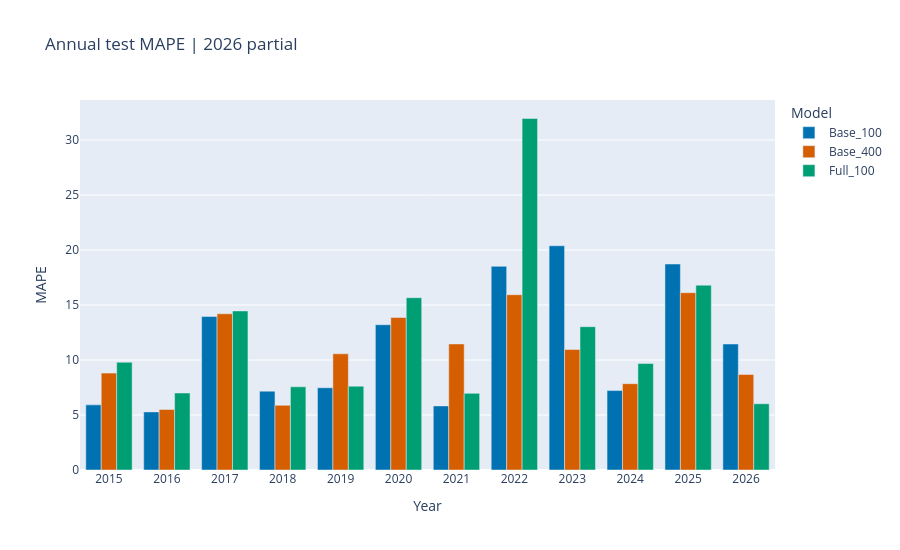

Here is the notebook cell this chart was saved with:
### Code cell
colors={'Base_100':'#0072B2','Base_400':'#D55E00','Full_100':'#009E73'}
fig,axes=plt.subplots(2,1,figsize=(14,9),constrained_layout=True)
a=annual[order].copy();a.index=[str(v)+('*' if v==2026 else '') for v in a.index]
a.plot.bar(ax=axes[0],color=list(colors.values()),rot=0)
axes[0].set(title='Annual test MAPE | *2026 partial year',ylabel='MAPE (%)',xlabel='Test year')
for c in axes[0].containers:axes[0].bar_label(c,fmt='%.1f',padding=2,fontsize=8)
b=summary.pivot(index='Period',columns='Model',values='Mean_annual_MAPE')[order]
b.plot.bar(ax=axes[1],color=list(colors.values()),rot=0)
axes[1].set(title='Equal-year mean test MAPE',ylabel='MAPE (%)',xlabel='Period')
for c in axes[1].containers:axes[1].bar_label(c,fmt='%.2f',padding=3)
for ax in axes:ax.grid(axis='y',alpha=.2);ax.margins(y=.16)
fig.savefig(OUT/'annual_mape_comparison.png',dpi=150);plt.close(fig);display(Image(filename=str(OUT/'annual_mape_comparison.png')))
fig,axes=plt.subplots(4,3,figsize=(16,13),constrained_layout=True)
for ax,year in zip(axes.flat,YEARS):
    test=predictions[(predictions.Year==year)&(predictions.Split=='Test')]
    actual=test[test.Model=='Base_100'];ax.plot(actual.Date,actual.Actual,color='black',lw=1.1,label='Actual')
    for name in order:
        g=test[test.Model==name];ax.plot(g.Date,g.Predicted,color=colors[name],lw=.9,label=name)
    ax.set_title(str(year)+(' (partial)' if year==2026 else ''));ax.grid(alpha=.2)
    ax.tick_params(axis='x',labelrotation=30,labelsize=7)
axes.flat[0].legend(fontsize=8)
fig.suptitle('Annual held-out predictions | same-date target price',fontsize=16)
fig.savefig(OUT/'annual_predictions.png',dpi=140);plt.close(fig);display(Image(filename=str(OUT/'annual_predictions.png')))
plot=metrics[metrics.Split=='Test'].copy();plot['Year']=plot.Year.astype(str)
fig=px.bar(plot,x='Year',y='MAPE',color='Model',barmode='group',color_discrete_map=colors,category_orders={'Model':order},title='Annual test MAPE | 2026 partial',height=550)
fig.write_html(OUT/'annual_mape_comparison.html',include_plotlyjs=True);display(fig)

### Figure 1 — Plotly figure (JSON) as saved in the notebook; plotly's stock layout.template omitted (floating-point values rounded to 4 significant figures)
{"data": [{"alignmentgroup": "True", "hovertemplate": "Model=Base_100<br>Year=%{x}<br>MAPE=%{y}<extra></extra>", "legendgroup": "Base_100", "marker": {"color": "#0072B2", "pattern": {"shape": ""}}, "name": "Base_100", "offsetgroup": "Base_100", "orientation": "v", "showlegend": true, "textposition": "auto", "type": "bar", "x": ["2015", "2016", "2017", "2018", "2019", "2020", "2021", "2022", "2023", "2024", "2025", "2026"], "xaxis": "x", "y": [5.922, 5.284, 13.96, 7.171, 7.477, 13.21, 5.83, 18.52, 20.39, 7.223, 18.73, 11.46], "yaxis": "y"}, {"alignmentgroup": "True", "hovertemplate": "Model=Base_400<br>Year=%{x}<br>MAPE=%{y}<extra></extra>", "legendgroup": "Base_400", "marker": {"color": "#D55E00", "pattern": {"shape": ""}}, "name": "Base_400", "offsetgroup": "Base_400", "orientation": "v", "showlegend": true, "textposition": "auto", "type": "bar", "x": ["2015", "2016", "2017", "2018", "2019", "2020", "2021", "2022", "2023", "2024", "2025", "2026"], "xaxis": "x", "y": [8.81, 5.5, 14.21, 5.88, 10.56, 13.87, 11.46, 15.94, 10.95, 7.847, 16.12, 8.681], "yaxis": "y"}, {"alignmentgroup": "True", "hovertemplate": "Model=Full_100<br>Year=%{x}<br>MAPE=%{y}<extra></extra>", "legendgroup": "Full_100", "marker": {"color": "#009E73", "pattern": {"shape": ""}}, "name": "Full_100", "offsetgroup": "Full_100", "orientation": "v", "showlegend": true, "textposition": "auto", "type": "bar", "x": ["2015", "2016", "2017", "2018", "2019", "2020", "2021", "2022", "2023", "2024", "2025", "2026"], "xaxis": "x", "y": [9.796, 7.001, 14.46, 7.565, 7.62, 15.67, 6.968, 31.96, 13.03, 9.682, 16.81, 6.022], "yaxis": "y"}], "layout": {"barmode": "group", "height": 550, "legend": {"title": {"text": "Model"}, "tracegroupgap": 0}, "title": {"text": "Annual test MAPE | 2026 partial"}, "xaxis": {"anchor": "y", "domain": [0, 1], "title": {"text": "Year"}}, "yaxis": {"anchor": "x", "domain": [0, 1], "title": {"text": "MAPE"}}}}
